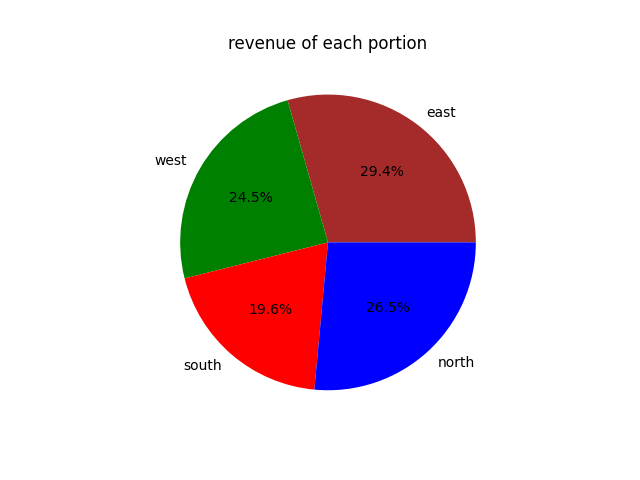

The script that saved this image:
import matplotlib.pyplot as plt

region = ["east","west","south","north"]
revenue = [3000,2500,2000,2700]

plt.pie(revenue,labels=region,autopct='%1.1f%%',colors=["brown","green","red","blue"])
plt.title("revenue of each portion")
plt.savefig("1.piechart.png")
